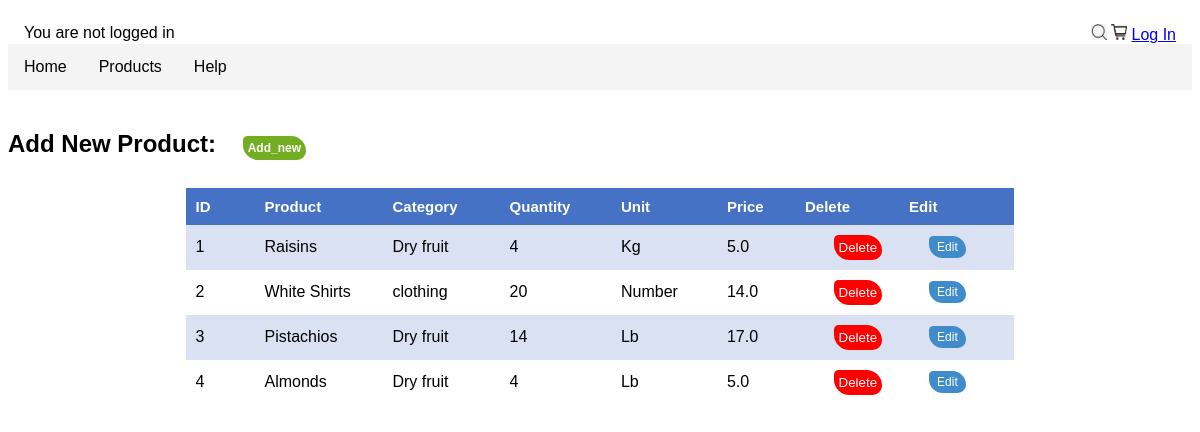
Screenshot of /products/ with the database file from the repository.
### afg_pro/models.py (models this page shows, shortened)
class MyProduct(models.Model):
    UNIT = (
        ('Lb', 'Lb'),
        ('Kg', 'kg'),
        ('Number', 'Number'),
    )
    name = models.CharField(max_length=200)
    description = models.CharField(max_length=200)
    quantity = models.IntegerField(default=0)
    unit = models.CharField(max_length=100, null=True, choices = UNIT)
    price = models.FloatField(null=True)
    created_date = models.DateTimeField(auto_now_add=True, blank=True)
    category = models.ManyToManyField(MyCategory)

class MyCategory(models.Model):
    name = models.CharField(max_length=200)
    def __str__(self):
        return self.name

### afg_pro/views.py (the view)
# urls.py: path('products/', views.MyProducts, name="products"),
def MyProducts(request):
    products = MyProduct.objects.all()
    context = {'products': products}
    return render(request, 'afg_pro/products.html', context)

### afg_pro/templates/afg_pro/products.html (shortened to what this page needs)
{% extends 'afg_pro/main.html' %}
{% load static %}
{% block content %}
<div class="row5">
<h2>Add New Product: <a href="{% url 'afg_pro:add_new' %}">Add_new</a></h2>
            <table class="t01">
                <tr>
                  <th>ID</th>
                  <th>Product</th>
                  <th>Category</th>
                  <th>Quantity</th>
                  <th>Unit</th>
                  <th>Price</th>
                  <th>Delete</th>
                  <th>Edit</th>
                </tr>
                {% for product in products %}
                <tr>
                  <td>{{product.id}}</td>
                  <td>{{product.name}}</td>
                  <td>
                    {% for category in product.category.all %}
                    {{category}}
                    {% endfor %}
                </td>
                  <td>{{product.quantity}}</td>
                  <td>{{product.unit}}</td>
                  <td>{{product.price}}</td>
                  <form method="post">
                  <td> <button type="submit" formaction="{% url 'afg_pro:delete_product' product.id %}" style="background-color:
                    red; border-radius: 15px 50px 30px; color: white; border: none; padding: 5px; float: right; margin-right: 7px;">Delete</button></td>
                  <td><a href="{% url 'afg_pro:edit_product' product.id %}"  style="background-color: #408BCA; color: white;
                    text-decoration: none; padding: 4px; padding-left: 8px; padding-right: 8px; float: left; margin-right: 7px;">Edit</a></td>
                </form>
                    {% endfor %}
                </tr>
              </table>
</div>
{% endblock %}

### afg_pro/static/afg_pro/style.css (style rules this page uses)
table { width:70%; margin: auto; margin-top: 30px; }
table, th, td { border-collapse: collapse; }
th, td { padding: 10px; text-align: left; text-align: left; }
th { width: 30px; font-size: 20px; }
.t01 tr:nth-child(even) { background-color: #D9E1F2; }
.t01 tr:nth-child(odd) { background-color: #fff; }
.t01 th { background-color: #4572C4; color: white; font-size: 15px; padding: 10px; }
body { font-family: Arial; }
tr th { padding-left: 50px; font-size: 20px; }
.row5 a { background-color: #73AD21;border-radius: 15px 50px 30px; color: white; text-decoration: none; font-size: 15px; padding: 8px; margin-left: 20px; }
@media only all and (max-width: 1300px) { .t01 th { font-size: 15px; padding: 10px; } }
@media only all and (max-width: 1300px) { .row5 a { font-size: 12px; padding: 5px; margin-left: 20px; } }

### rows the page displays
MyProduct: id "1", name "Raisins", quantity "4", unit "Kg", price "5.0"
MyCategory: name "Dry fruit"
MyProduct: id "2", name "White Shirts", quantity "20", unit "Number", price "14.0"
MyCategory: name "clothing"
MyProduct: id "3", name "Pistachios", quantity "14", unit "Lb", price "17.0"
MyProduct: id "4", name "Almonds", quantity "4", unit "Lb", price "5.0"
